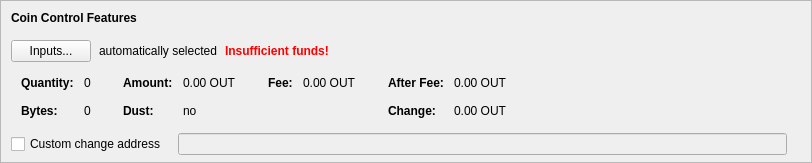
    <widget class="QFrame" name="frameCoinControl">
     <property name="sizePolicy">
      <sizepolicy hsizetype="Expanding" vsizetype="Expanding">
       <horstretch>0</horstretch>
       <verstretch>0</verstretch>
      </sizepolicy>
     </property>
     <property name="maximumSize">
      <size>
       <width>16777215</width>
       <height>16777215</height>
      </size>
     </property>
     <property name="frameShape">
      <enum>QFrame::StyledPanel</enum>
     </property>
     <property name="frameShadow">
      <enum>QFrame::Sunken</enum>
     </property>
     <layout class="QVBoxLayout" name="verticalLayoutCoinControl2">
      <property name="spacing">
       <number>0</number>
      </property>
      <property name="leftMargin">
       <number>0</number>
      </property>
      <property name="topMargin">
       <number>0</number>
      </property>
      <property name="rightMargin">
       <number>0</number>
      </property>
      <property name="bottomMargin">
       <number>6</number>
      </property>
      <item>
       <layout class="QVBoxLayout" name="verticalLayoutCoinControl" stretch="0,0,0,0,1">
        <property name="spacing">
         <number>0</number>
        </property>
        <property name="leftMargin">
         <number>10</number>
        </property>
        <property name="topMargin">
         <number>10</number>
        </property>
        <item>
         <layout class="QHBoxLayout" name="horizontalLayoutCoinControl1">
          <property name="bottomMargin">
           <number>15</number>
          </property>
          <item>
           <widget class="QLabel" name="labelCoinControlFeatures">
            <property name="sizePolicy">
             <sizepolicy hsizetype="Preferred" vsizetype="Maximum">
              <horstretch>0</horstretch>
              <verstretch>0</verstretch>
             </sizepolicy>
            </property>
            <property name="font">
             <font>
              <weight>75</weight>
              <bold>true</bold>
             </font>
            </property>
            <property name="styleSheet">
             <string notr="true">font-weight:bold;</string>
            </property>
            <property name="text">
             <string>Coin Control Features</string>
            </property>
           </widget>
          </item>
         </layout>
        </item>
        <item>
         <layout class="QHBoxLayout" name="horizontalLayoutCoinControl2" stretch="0,0,0,0">
          <property name="spacing">
           <number>8</number>
          </property>
          <property name="bottomMargin">
           <number>10</number>
          </property>
          <item>
           <widget class="QPushButton" name="pushButtonCoinControl">
            <property name="styleSheet">
             <string notr="true"/>
            </property>
            <property name="text">
             <string>Inputs...</string>
            </property>
            <property name="autoDefault">
             <bool>false</bool>
            </property>
           </widget>
          </item>
          <item>
           <widget class="QLabel" name="labelCoinControlAutomaticallySelected">
            <property name="text">
             <string>automatically selected</string>
            </property>
            <property name="margin">
             <number>5</number>
            </property>
           </widget>
          </item>
          <item>
           <widget class="QLabel" name="labelCoinControlInsuffFunds">
            <property name="font">
             <font>
              <weight>75</weight>
              <bold>true</bold>
             </font>
            </property>
            <property name="styleSheet">
             <string notr="true">color:red;font-weight:bold;</string>
            </property>
            <property name="text">
             <string>Insufficient funds!</string>
            </property>
            <property name="margin">
             <number>5</number>
            </property>
           </widget>
          </item>
          <item>
           <spacer name="horizontalSpacerCoinControl">
            <property name="orientation">
             <enum>Qt::Horizontal</enum>
            </property>
            <property name="sizeHint" stdset="0">
             <size>
              <width>40</width>
              <height>1</height>
             </size>
            </property>
           </spacer>
          </item>
         </layout>
        </item>
        <item>
         <widget class="QWidget" name="widgetCoinControl" native="true">
          <property name="sizePolicy">
           <sizepolicy hsizetype="Preferred" vsizetype="Preferred">
            <horstretch>0</horstretch>
            <verstretch>0</verstretch>
           </sizepolicy>
          </property>
          <property name="minimumSize">
           <size>
            <width>0</width>
            <height>0</height>
           </size>
          </property>
          <property name="styleSheet">
           <string notr="true"/>
          </property>
          <layout class="QHBoxLayout" name="horizontalLayoutCoinControl5">
           <property name="leftMargin">
            <number>0</number>
           </property>
           <property name="topMargin">
            <number>0</number>
           </property>
           <property name="rightMargin">
            <number>0</number>
           </property>
           <property name="bottomMargin">
            <number>0</number>
           </property>
           <item>
            <layout class="QHBoxLayout" name="horizontalLayoutCoinControl3" stretch="0,0,0,1">
             <property name="spacing">
              <number>20</number>
             </property>
             <property name="topMargin">
              <number>0</number>
             </property>
             <property name="bottomMargin">
              <number>10</number>
             </property>
             <item>
              <layout class="QFormLayout" name="formLayoutCoinControl1">
               <property name="horizontalSpacing">
                <number>10</number>
               </property>
               <property name="verticalSpacing">
                <number>14</number>
               </property>
               <property name="leftMargin">
                <number>10</number>
               </property>
               <property name="topMargin">
                <number>4</number>
               </property>
               <property name="rightMargin">
                <number>6</number>
               </property>
               <item row="0" column="0">
                <widget class="QLabel" name="labelCoinControlQuantityText">
                 <property name="font">
                  <font>
                   <weight>75</weight>
                   <bold>true</bold>
                  </font>
                 </property>
                 <property name="text">
                  <string>Quantity:</string>
                 </property>
                 <property name="margin">
                  <number>0</number>
                 </property>
                </widget>
               </item>
               <item row="0" column="1">
                <widget class="QLabel" name="labelCoinControlQuantity">
                 <property name="cursor">
                  <cursorShape>IBeamCursor</cursorShape>
                 </property>
                 <property name="contextMenuPolicy">
                  <enum>Qt::ActionsContextMenu</enum>
                 </property>
                 <property name="text">
                  <string notr="true">0</string>
                 </property>
                 <property name="margin">
                  <number>0</number>
                 </property>
                 <property name="textInteractionFlags">
                  <set>Qt::LinksAccessibleByMouse|Qt::TextSelectableByKeyboard|Qt::TextSelectableByMouse</set>
                 </property>
                </widget>
               </item>
               <item row="1" column="0">
                <widget class="QLabel" name="labelCoinControlBytesText">
                 <property name="font">
                  <font>
                   <weight>75</weight>
                   <bold>true</bold>
                  </font>
                 </property>
                 <property name="text">
                  <string>Bytes:</string>
                 </property>
                </widget>
               </item>
               <item row="1" column="1">
                <widget class="QLabel" name="labelCoinControlBytes">
                 <property name="cursor">
                  <cursorShape>IBeamCursor</cursorShape>
                 </property>
                 <property name="contextMenuPolicy">
                  <enum>Qt::ActionsContextMenu</enum>
                 </property>
                 <property name="text">
                  <string notr="true">0</string>
                 </property>
                 <property name="textInteractionFlags">
                  <set>Qt::LinksAccessibleByMouse|Qt::TextSelectableByKeyboard|Qt::TextSelectableByMouse</set>
                 </property>
                </widget>
               </item>
              </layout>
             </item>
             <item>
              <layout class="QFormLayout" name="formLayoutCoinControl2">
               <property name="horizontalSpacing">
                <number>10</number>
               </property>
               <property name="verticalSpacing">
                <number>14</number>
               </property>
               <property name="leftMargin">
                <number>6</number>
               </property>
               <property name="topMargin">
                <number>4</number>
               </property>
               <property name="rightMargin">
                <number>6</number>
               </property>
               <item row="0" column="0">
                <widget class="QLabel" name="labelCoinControlAmountText">
                 <property name="font">
                  <font>
                   <weight>75</weight>
                   <bold>true</bold>
                  </font>
                 </property>
                 <property name="text">
                  <string>Amount:</string>
                 </property>
                 <property name="margin">
                  <number>0</number>
                 </property>
                </widget>
               </item>
               <item row="0" column="1">
                <widget class="QLabel" name="labelCoinControlAmount">
                 <property name="cursor">
                  <cursorShape>IBeamCursor</cursorShape>
                 </property>
                 <property name="contextMenuPolicy">
                  <enum>Qt::ActionsContextMenu</enum>
                 </property>
                 <property name="text">
                  <string notr="true">0.00 OUT</string>
                 </property>
                 <property name="textInteractionFlags">
                  <set>Qt::LinksAccessibleByMouse|Qt::TextSelectableByKeyboard|Qt::TextSelectableByMouse</set>
                 </property>
                </widget>
               </item>
               <item row="1" column="0">
                <widget class="QLabel" name="labelCoinControlLowOutputText">
                 <property name="font">
                  <font>
                   <weight>75</weight>
                   <bold>true</bold>
                  </font>
                 </property>
                 <property name="text">
                  <string>Dust:</string>
                 </property>
                </widget>
               </item>
               <item row="1" column="1">
                <widget class="QLabel" name="labelCoinControlLowOutput">
                 <property name="cursor">
                  <cursorShape>IBeamCursor</cursorShape>
                 </property>
                 <property name="contextMenuPolicy">
                  <enum>Qt::ActionsContextMenu</enum>
                 </property>
                 <property name="text">
                  <string notr="true">no</string>
                 </property>
                 <property name="textInteractionFlags">
                  <set>Qt::LinksAccessibleByMouse|Qt::TextSelectableByKeyboard|Qt::TextSelectableByMouse</set>
                 </property>
                </widget>
               </item>
              </layout>
             </item>
             <item>
              <layout class="QFormLayout" name="formLayoutCoinControl3">
               <property name="horizontalSpacing">
                <number>10</number>
               </property>
               <property name="verticalSpacing">
                <number>14</number>
               </property>
               <property name="leftMargin">
                <number>6</number>
               </property>
               <property name="topMargin">
                <number>4</number>
               </property>
               <property name="rightMargin">
                <number>6</number>
               </property>
               <item row="0" column="0">
                <widget class="QLabel" name="labelCoinControlFeeText">
                 <property name="font">
                  <font>
                   <weight>75</weight>
                   <bold>true</bold>
                  </font>
                 </property>
                 <property name="text">
                  <string>Fee:</string>
                 </property>
                 <property name="margin">
                  <number>0</number>
                 </property>
                </widget>
               </item>
               <item row="0" column="1">
                <widget class="QLabel" name="labelCoinControlFee">
                 <property name="cursor">
                  <cursorShape>IBeamCursor</cursorShape>
                 </property>
                 <property name="contextMenuPolicy">
                  <enum>Qt::ActionsContextMenu</enum>
                 </property>
                 <property name="text">
                  <string notr="true">0.00 OUT</string>
                 </property>
                 <property name="textInteractionFlags">
                  <set>Qt::LinksAccessibleByMouse|Qt::TextSelectableByKeyboard|Qt::TextSelectableByMouse</set>
                 </property>
                </widget>
               </item>
              </layout>
             </item>
             <item>
              <layout class="QFormLayout" name="formLayoutCoinControl4">
               <property name="horizontalSpacing">
                <number>10</number>
               </property>
               <property name="verticalSpacing">
                <number>14</number>
               </property>
               <property name="leftMargin">
                <number>6</number>
               </property>
               <property name="topMargin">
                <number>4</number>
               </property>
               <property name="rightMargin">
                <number>6</number>
               </property>
               <item row="0" column="0">
                <widget class="QLabel" name="labelCoinControlAfterFeeText">
                 <property name="font">
                  <font>
                   <weight>75</weight>
                   <bold>true</bold>
                  </font>
                 </property>
                 <property name="text">
                  <string>After Fee:</string>
                 </property>
                 <property name="margin">
                  <number>0</number>
                 </property>
                </widget>
               </item>
               <item row="0" column="1">
                <widget class="QLabel" name="labelCoinControlAfterFee">
                 <property name="cursor">
                  <cursorShape>IBeamCursor</cursorShape>
                 </property>
                 <property name="contextMenuPolicy">
                  <enum>Qt::ActionsContextMenu</enum>
                 </property>
                 <property name="text">
                  <string notr="true">0.00 OUT</string>
                 </property>
                 <property name="textInteractionFlags">
                  <set>Qt::LinksAccessibleByMouse|Qt::TextSelectableByKeyboard|Qt::TextSelectableByMouse</set>
                 </property>
                </widget>
               </item>
               <item row="1" column="0">
                <widget class="QLabel" name="labelCoinControlChangeText">
                 <property name="font">
                  <font>
                   <weight>75</weight>
                   <bold>true</bold>
                  </font>
                 </property>
                 <property name="text">
                  <string>Change:</string>
                 </property>
                </widget>
               </item>
               <item row="1" column="1">
                <widget class="QLabel" name="labelCoinControlChange">
                 <property name="cursor">
                  <cursorShape>IBeamCursor</cursorShape>
                 </property>
                 <property name="contextMenuPolicy">
                  <enum>Qt::ActionsContextMenu</enum>
                 </property>
                 <property name="text">
                  <string notr="true">0.00 OUT</string>
                 </property>
                 <property name="textInteractionFlags">
                  <set>Qt::LinksAccessibleByMouse|Qt::TextSelectableByKeyboard|Qt::TextSelectableByMouse</set>
                 </property>
                </widget>
               </item>
              </layout>
             </item>
            </layout>
           </item>
          </layout>
         </widget>
        </item>
        <item>
         <layout class="QHBoxLayout" name="horizontalLayoutCoinControl4" stretch="0,0,0">
          <property name="spacing">
           <number>12</number>
          </property>
          <property name="sizeConstraint">
           <enum>QLayout::SetDefaultConstraint</enum>
          </property>
          <property name="topMargin">
           <number>5</number>
          </property>
          <property name="rightMargin">
           <number>5</number>
          </property>
          <item>
           <widget class="QCheckBox" name="checkBoxCoinControlChange">
            <property name="toolTip">
             <string>If this is activated, but the change address is empty or invalid, change will be sent to a newly generated address.</string>
            </property>
            <property name="text">
             <string>Custom change address</string>
            </property>
           </widget>
          </item>
          <item>
           <widget class="QValidatedLineEdit" name="lineEditCoinControlChange">
            <property name="enabled">
             <bool>false</bool>
            </property>
            <property name="sizePolicy">
             <sizepolicy hsizetype="Expanding" vsizetype="Fixed">
              <horstretch>0</horstretch>
              <verstretch>0</verstretch>
             </sizepolicy>
            </property>
           </widget>
          </item>
          <item>
           <widget class="QLabel" name="labelCoinControlChangeLabel">
            <property name="sizePolicy">
             <sizepolicy hsizetype="Preferred" vsizetype="Expanding">
              <horstretch>0</horstretch>
              <verstretch>0</verstretch>
             </sizepolicy>
            </property>
            <property name="minimumSize">
             <size>
              <width>0</width>
              <height>0</height>
             </size>
            </property>
            <property name="text">
             <string/>
            </property>
            <property name="margin">
             <number>3</number>
            </property>
           </widget>
          </item>
         </layout>
        </item>
        <item>
         <spacer name="verticalSpacerCoinControl">
          <property name="orientation">
           <enum>Qt::Vertical</enum>
          </property>
          <property name="sizeHint" stdset="0">
           <size>
            <width>800</width>
            <height>1</height>
           </size>
          </property>
         </spacer>
        </item>
       </layout>
      </item>
     </layout>
    </widget>
